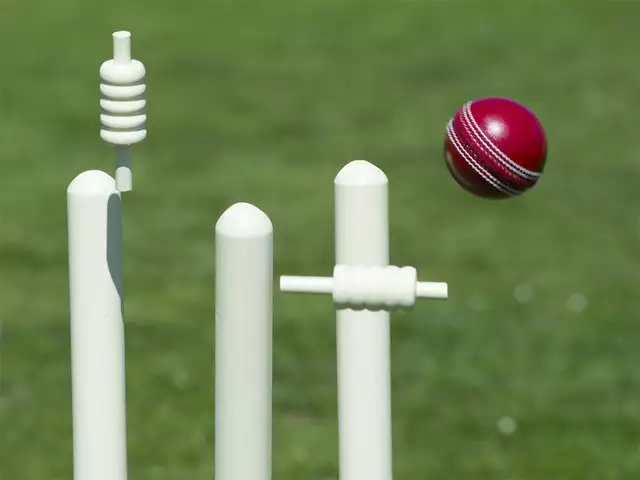
#> input picture cricketBall.png, 640 x 480 px
$ python imageProcessing.py
#> lines starting #> are read from the running program, lines starting #| are printed output that depends on the picture; after the words box and inside, x2 and y2 are one past the last pixel; in counts of white or black regions, pixels touching at a corner belong together
import cv2

img = cv2.imread('cricketBall.png')
#> img is the input picture: shape (480, 640, 3); mean B, G, R 86.4, 132.4, 113.8
cv2.imshow('',img)
cv2.waitKey(0)

mask = cv2.imread('ball.png', 0)
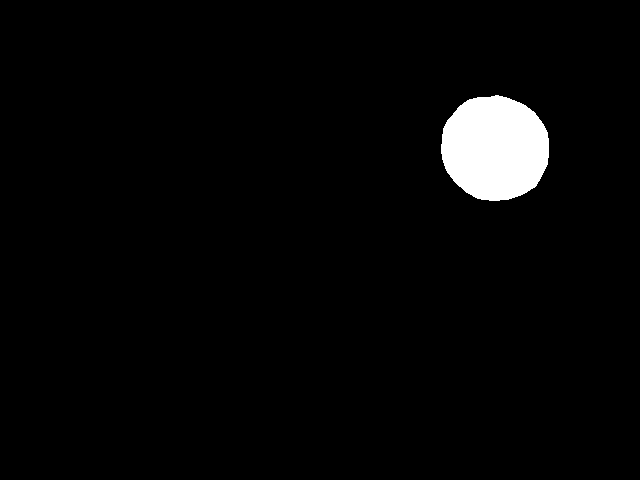
#> input picture ball.png, 640 x 480 px
#> mask: shape (480, 640); 2.9% white; 1 white region, box (x1, y1, x2, y2) and area: (441, 95, 549, 201) 9045
cv2.imshow('',mask)
cv2.waitKey(0)

# Performing Inpainting

telea = cv2.inpaint(img, mask, 20, cv2.INPAINT_TELEA)
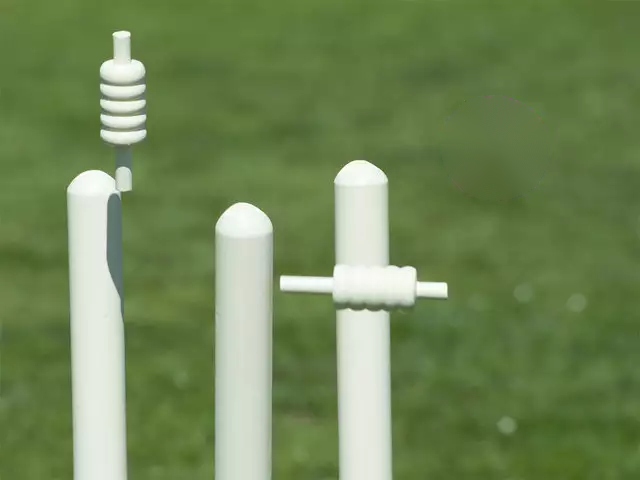
#> telea: shape (480, 640, 3); mean B, G, R 86.5, 134.3, 113.1
# Displaying Results


cv2.imshow('',telea)
cv2.waitKey(0)

cv2.destroyAllWindows()
